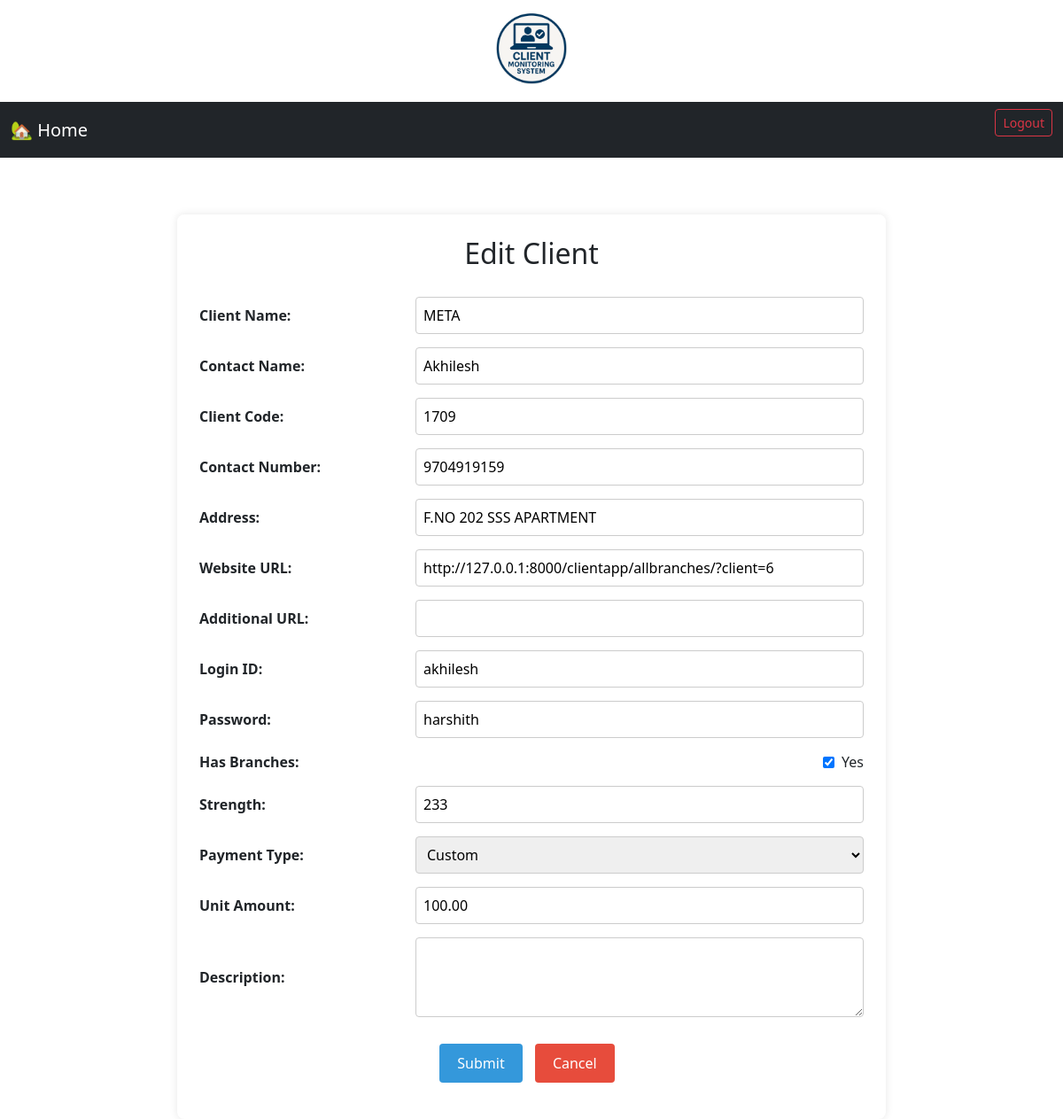
/clientapp/editclient/6/, run on the app's committed database.
### clientapp/models.py (models this page shows, shortened)
class Client(models.Model):
    client_name = models.CharField(max_length=100)
    contact_name = models.CharField(max_length=100)
    client_code = models.CharField(max_length=50)
    contact_number = models.CharField(max_length=15)
    address = models.TextField()
    url = models.URLField(blank=True)
    additional_link = models.URLField(blank=True, null=True)
    login_id = models.CharField(max_length=100)
    password = models.CharField(max_length=100)
    has_branches = models.BooleanField(default=False)
    strength = models.IntegerField(null=True, blank=True)
    payment_type = models.CharField(max_length=50)
    unit_amount = models.DecimalField(max_digits=10, decimal_places=2)
    description = models.TextField(blank=True)

### clientapp/views.py (the view, shortened to what this page needs)
# urls.py: path('editclient/<int:client_id>/', views.edit_client, name='edit_client'),
def edit_client(request, client_id):
    client = get_object_or_404(Client, id=client_id)
    return render(request, 'addclient.html', {'client': client})

### clientapp/templates/addclient.html (shortened to what this page needs)
{% extends "home.html" %}
{% block content %}
  <div class="form-container">
    <form method="post" action="{% if client %}{% url 'edit_client' client.id %}{% else %}{% url 'addclients' %}{% endif %}">
      <h2>{% if client %}Edit Client{% else %}Add Client{% endif %}</h2>
      <div class="form-row">
        <label for="client_name">Client Name:</label>
        <input type="text" id="client_name" name="client_name" value="{{ client.client_name|default:'' }}" required>
      </div>
      <div class="form-row">
        <label for="contact_name">Contact Name:</label>
        <input type="text" id="contact_name" name="contact_name" value="{{ client.contact_name|default:'' }}" required>
      </div>
      <div class="form-row">
        <label for="client_code">Client Code:</label>
        <input type="text" id="client_code" name="client_code" value="{{ client.client_code|default:'' }}" required>
      </div>
      <div class="form-row">
        <label for="contact_number">Contact Number:</label>
        <input type="text" id="contact_number" name="contact_number" value="{{ client.contact_number|default:'' }}" required>
      </div>
      <div class="form-row">
        <label for="address">Address:</label>
        <input type="text" id="address" name="address" value="{{ client.address|default:'' }}" required>
      </div>
      <div class="form-row">
        <label for="url">Website URL:</label>
        <input type="url" id="url" name="url" value="{{ client.url|default:'' }}">
      </div>
      <div class="form-row">
		<label for="additional_link">Additional URL:</label>
		<input type="url" id="additional_link" name="additional_link" value="{{ client.additional_link }}">
	  </div>
      <div class="form-row">
        <label for="login_id">Login ID:</label>
        <input type="text" id="login_id" name="login_id" value="{{ client.login_id|default:'' }}" required>
      </div>
      <div class="form-row">
        <label for="password">Password:</label>
        <input type="text" id="password" name="password" value="{{ client.password|default:'' }}" required>
      </div>
      <div class="form-row">
        <label for="has_branches">Has Branches:</label>
        <div class="checkbox-group">
          <input type="checkbox" id="has_branches" name="has_branches" {% if client and client.has_branches %}checked{% endif %}>
          <label for="has_branches">Yes</label>
        </div>
      </div>
      <div class="form-row">
        <label for="strength">Strength:</label>
        <input type="number" id="strength" name="strength" value="{{ client.strength}}">
      </div>
      <div class="form-row">
        <label for="payment_type">Payment Type:</label>
        <select id="payment_type" name="payment_type" required>
          <option value="custom" {% if client.payment_type == 'custom' %}selected{% endif %}>Custom</option>
        </select>
      </div>
      <div class="form-row">
        <label for="unit_amount">Unit Amount:</label>
        <input type="number" id="unit_amount" name="unit_amount" step="0.01" value="{{ client.unit_amount|default:'' }}" required>
      </div>
      <div class="form-row">
        <label for="description">Description:</label>
        <textarea id="description" name="description" rows="3">{{ client.description|default:'' }}</textarea>
      </div>
      <div class="form-buttons">
        <button type="submit" class="submit-btn">{% if client %}Submit{% else %}Submit{% endif %}</button>
        <button type="button" class="cancel-btn" onclick='document.location.href="/clientapp/allclients"'>Cancel</button>
      </div>
    </form>
  </div>
{% endblock %}

### clientapp/templates/addclient.html (style rules this page uses)
.form-container { background-color: #fff; padding: 25px; border-radius: 8px; max-width: 800px; margin: auto; box-shadow: 0 0 10px rgba(0,0,0,0.1); }
h2 { text-align: center; margin-bottom: 30px; }
.form-row { display: flex; align-items: center; margin-bottom: 15px; }
.form-row label { flex: 1; font-weight: bold; }
.form-row input, .form-row select, .form-row textarea { flex: 2; padding: 8px; border: 1px solid #ccc; border-radius: 4px; }
.form-buttons { margin-top: 30px; text-align: center; }
.form-buttons button { padding: 10px 20px; border: none; margin-right: 10px; border-radius: 4px; cursor: pointer; }
.submit-btn { background-color: #3498db; color: white; }
.cancel-btn { background-color: #e74c3c; color: white; }
.checkbox-group { display: flex; align-items: center; }
.checkbox-group label { margin-left: 8px; font-weight: normal; }
textarea { resize: vertical; }

### data on the page
Client: client_name "META", contact_name "Akhilesh", client_code "1709", contact_number "9704919159", address "F.NO 202 SSS APARTMENT", url "http://127.0.0.1:8000/clientapp/allbranches/?client=6", login_id "akhilesh", password "harshith", has_branches "☑", strength "233", payment_type "Custom", unit_amount "100.00"
